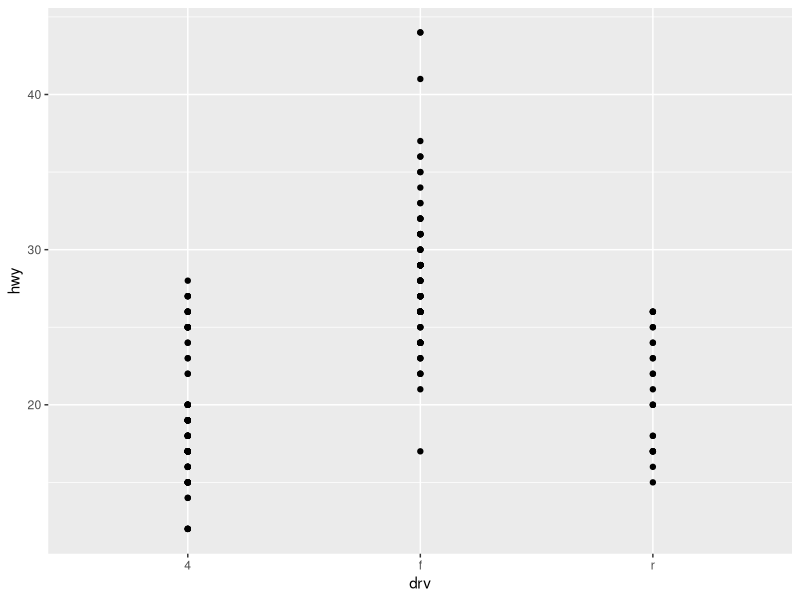
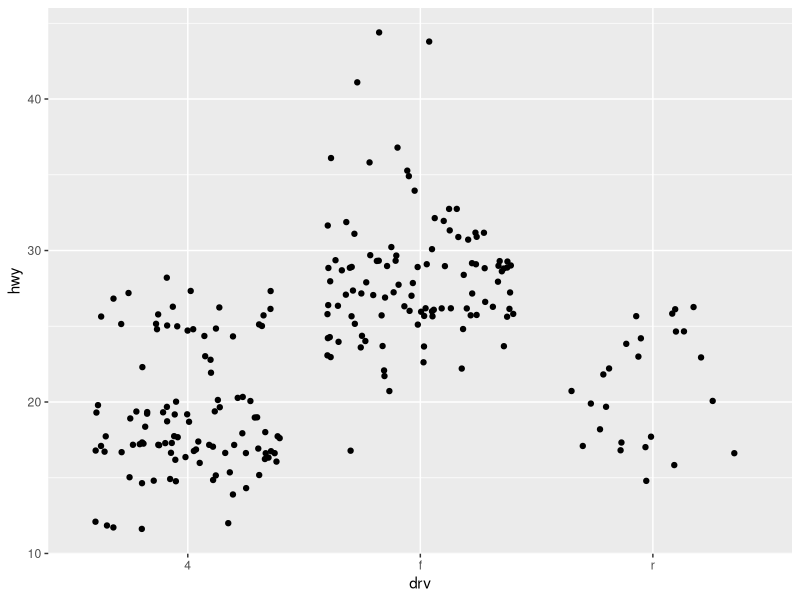
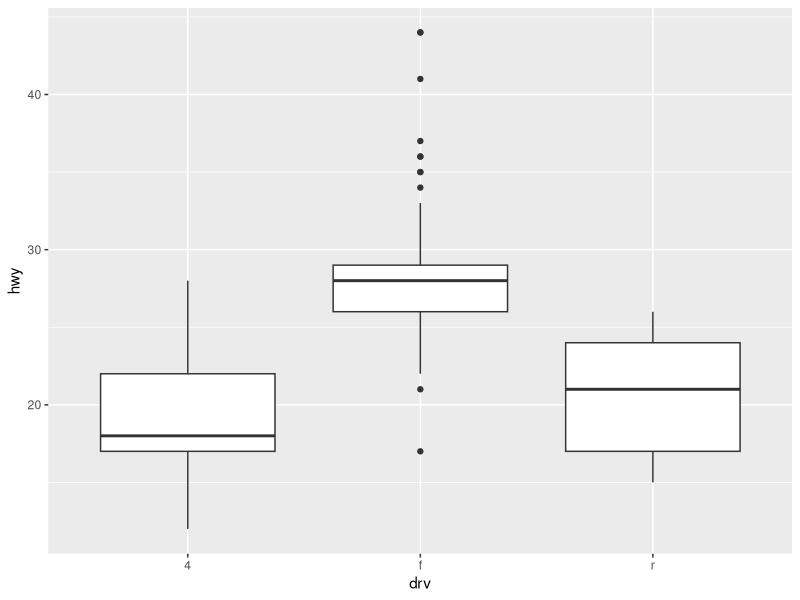
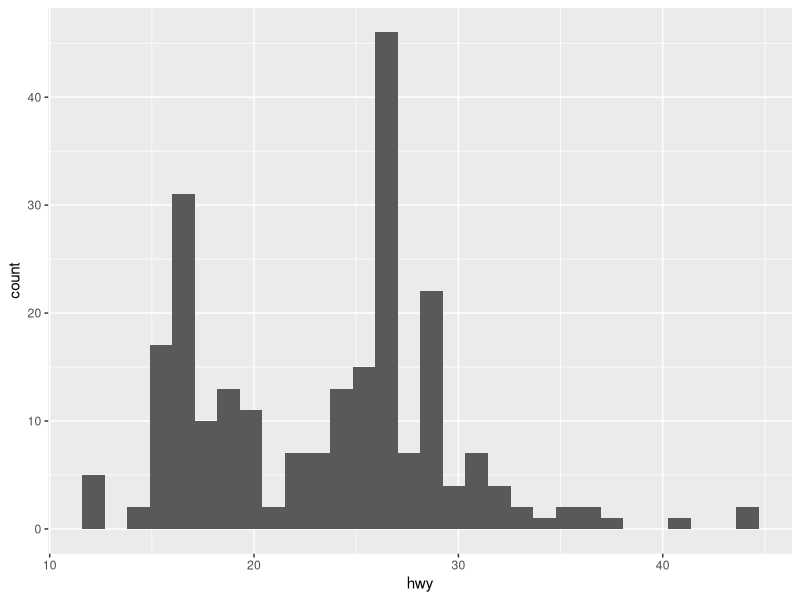
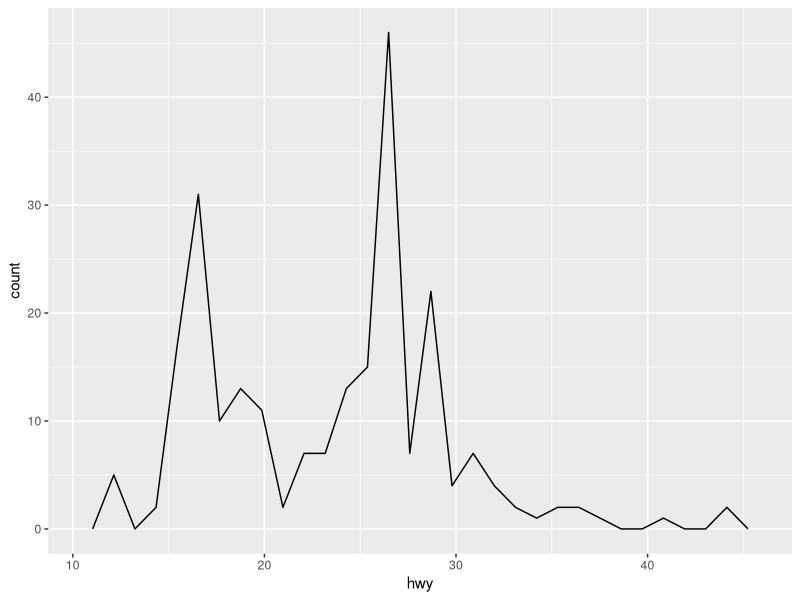
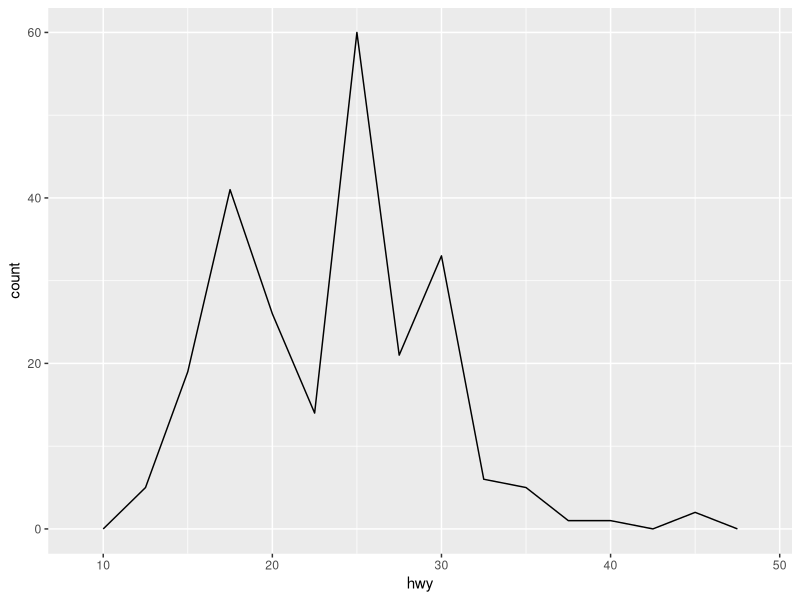
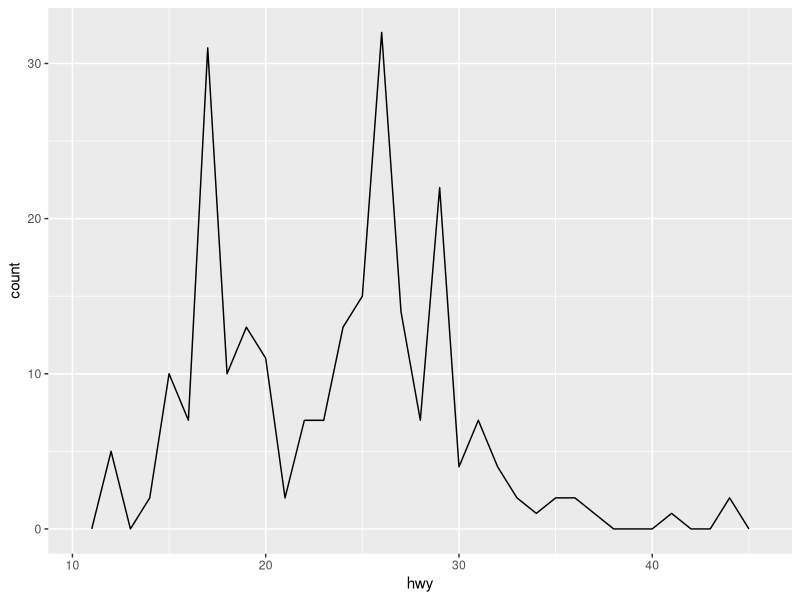
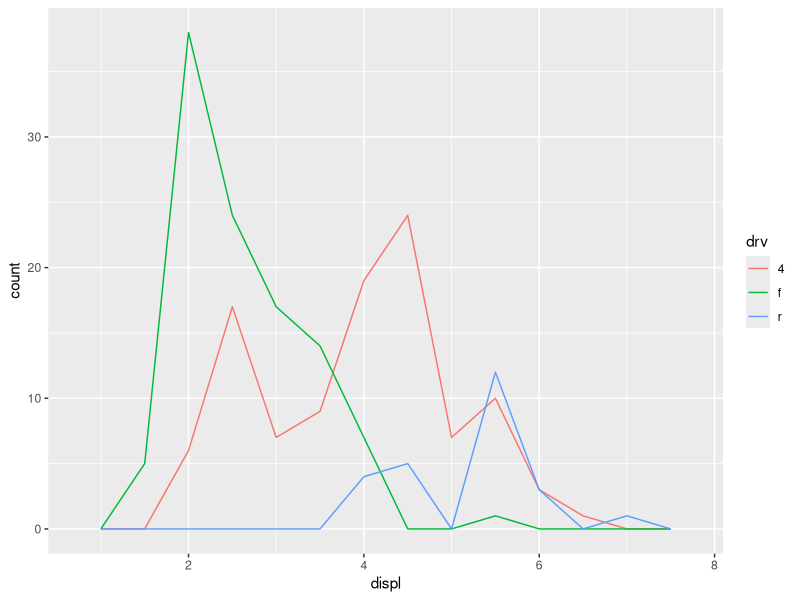

Reproduce these figures in R, in order.
library(ggplot2)

# Boxplots and jittered plots

p <- ggplot(mpg, aes(drv, hwy))

p + geom_point()

p + geom_jitter()

p + geom_boxplot()

# Histograms and frequency polygons

p <- ggplot(mpg, aes(hwy))

p + geom_histogram()

p + geom_freqpoly()

p + geom_freqpoly(binwidth = 2.5)

p + geom_freqpoly(binwidth = 1)

# Compare distributions of subgroups

ggplot(mpg, aes(displ, color = drv)) + 
  geom_freqpoly(binwidth = 0.5)

ggplot(mpg, aes(displ, fill = drv)) + 
  geom_histogram(binwidth = 0.5) +
  facet_wrap(~drv, ncol = 1)

# Other geoms

df <- data.frame(
  x = c(3, 1, 5),
  y = c(2, 4, 6),
  label = c("a","b","c")
)

p <- ggplot(df, aes(x, y, label = label))

p + geom_point() + ggtitle("point")

p + geom_text() + ggtitle("text")

p + geom_bar(stat = "identity") + ggtitle("bar")

p + geom_line() + ggtitle("line")

p + geom_area() + ggtitle("area")

p + geom_path() + ggtitle("path")

p + geom_step() + ggtitle("step")

p + geom_polygon() + ggtitle("polygon")
